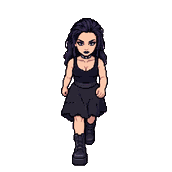
#> input picture godot/scripts/lobby_life/art/gothica/goth_spin_00.png, 172 x 172 px, given in place of front_run_0.png, which was not available
$ python make_spin.py
#> lines starting #> are read from the running program, lines starting #| are printed output that depends on the picture
# Gothica thrown (Smashed.html drawThrownGoth L10370): her front_run_0 picture turning about its middle, one
# frame every 22.5 degrees clockwise (goth_spin_00..15.png, 172x172); frame 04 is lying on her side.
from PIL import Image
import os
here = os.path.dirname(os.path.abspath(__file__))
src = Image.open(os.path.join(here, '../../../../assets/CHARS/goth/sprites/front_run_0.png')).convert('RGBA')
#> src is the input picture: PIL image 172x172 RGBA; mean R, G, B, A 12.8, 10.2, 11.1, 40.8
S = 172
for i in range(16):
    c = Image.new('RGBA', (S, S), (0, 0, 0, 0))
    c.alpha_composite(src, ((S - src.width) // 2, (S - src.height) // 2))
    c.rotate(-22.5 * i, resample=Image.NEAREST).save(os.path.join(here, 'goth_spin_%02d.png' % i))
#> this loop made 16 passes
#> pass 2, `c.rotate(-22.5 * i, resample=Image.NEAREST).save(os.path.join(here, 'g..`:
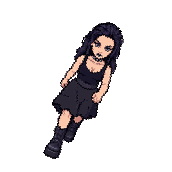
#> saved as goth_spin_01.png: PIL image 172x172 RGBA; mean R, G, B, A 12.8, 10.2, 11.1, 40.8; transparent parts drawn white

$ run again, on godot/scripts/lobby_life/art/gothica/goth_spin_04.png
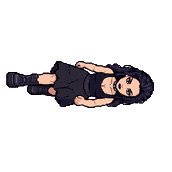
#> input picture godot/scripts/lobby_life/art/gothica/goth_spin_04.png, 172 x 172 px, given in place of front_run_0.png, which was not available
#> src is the input picture: PIL image 172x172 RGBA; mean R, G, B, A 12.8, 10.2, 11.1, 40.8
#> the loop `for i in range(16):` made 16 passes
#> pass 2, `c.rotate(-22.5 * i, resample=Image.NEAREST).save(os.path.join(here, 'g..`:
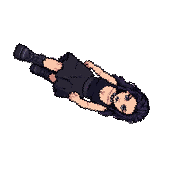
#> saved as goth_spin_01.png: PIL image 172x172 RGBA; mean R, G, B, A 12.8, 10.2, 11.1, 40.8; transparent parts drawn white

$ run again, on godot/scripts/lobby_life/art/gothica/goth_spin_05.png
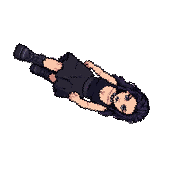
#> input picture godot/scripts/lobby_life/art/gothica/goth_spin_05.png, 172 x 172 px, given in place of front_run_0.png, which was not available
#> src is the input picture: PIL image 172x172 RGBA; mean R, G, B, A 12.8, 10.2, 11.1, 40.8
#> the loop `for i in range(16):` made 16 passes
#> pass 2, `c.rotate(-22.5 * i, resample=Image.NEAREST).save(os.path.join(here, 'g..`:
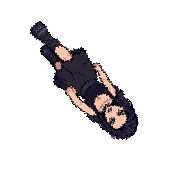
#> saved as goth_spin_01.png: PIL image 172x172 RGBA; mean R, G, B, A 12.7, 10.2, 11.1, 40.8; transparent parts drawn white

$ run again, on godot/scripts/lobby_life/art/gothica/goth_spin_06.png
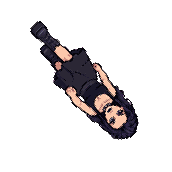
#> input picture godot/scripts/lobby_life/art/gothica/goth_spin_06.png, 172 x 172 px, given in place of front_run_0.png, which was not available
#> src is the input picture: PIL image 172x172 RGBA; mean R, G, B, A 12.7, 10.2, 11.1, 40.7
#> the loop `for i in range(16):` made 16 passes
#> pass 2, `c.rotate(-22.5 * i, resample=Image.NEAREST).save(os.path.join(here, 'g..`:
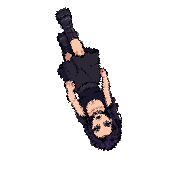
#> saved as goth_spin_01.png: PIL image 172x172 RGBA; mean R, G, B, A 12.7, 10.2, 11.1, 40.7; transparent parts drawn white
